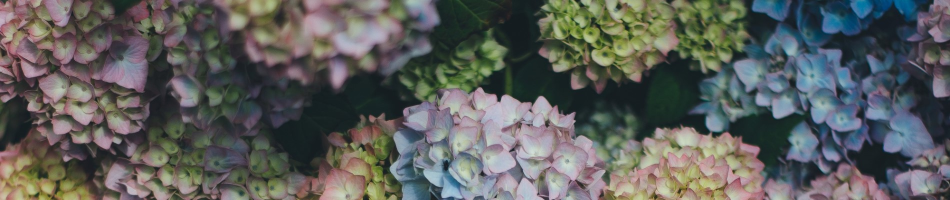
#> input picture invasive.jpg, 1900 x 400 px, given as the content of the folder ve_species_monitoring/test/original/testable/image_size_224/, which was not available (shown at 1/2 size)
$ python test_image_augmentation.py   (Python 2 division)
#> lines starting #> are read from the running program, lines starting #| are printed output that depends on the picture; pictures that were not available may be replaced by others from this repository, and a replacement may not be noted
#!/usr/local/miniconda2/bin/python
# _*_ coding: utf-8 _*_

"""
@author: MarkLiu
@time  : 17-7-27 上午11:18
"""
import os
import sys

module_path = os.path.abspath(os.path.join('..'))
sys.path.append(module_path)

import cv2
from tqdm import tqdm
import numpy as np
from conf.configure import Configure


def aug_test_image(src_img_dir, dest_img_dir):
    image_names = os.listdir(src_img_dir)

    if not os.path.exists(dest_img_dir):
        os.mkdir(dest_img_dir)

    for i in tqdm(range(len(image_names))):
        image_name = image_names[i]
        if 'image_augmentation' in image_name:
            continue

        img = cv2.imread(src_img_dir + image_name)
#> img is the input picture: shape (400, 1900, 3); mean B, G, R 91.3, 94, 92.2

        # save primary image
        save_path = dest_img_dir + image_name
        cv2.imwrite(save_path, img)

        rows, cols = img.shape[:2]
#> rows = 400; cols = 1900

        # 水平垂直移动
        h = np.random.randint(1, 50)
        w = np.random.randint(1, 50)
        H = np.float32([[1, 0, h], [0, 1, w]])
        res = cv2.warpAffine(img, H, (rows, cols))  # 需要图像、变换矩阵、变换后的大小
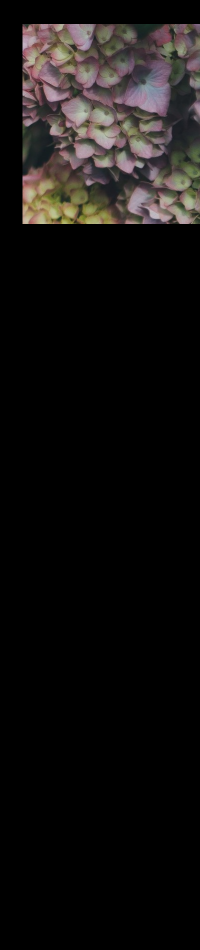
#> res: shape (1900, 400, 3) (shown at 1/2 size); mean B, G, R 16, 17, 19.2
        save_path = dest_img_dir + 'aug_translate_{}_{}_'.format(h, w) + image_name
        cv2.imwrite(save_path, res)

        # 旋转
        rotate = np.random.randint(1, 359)
        M = cv2.getRotationMatrix2D((cols / 2, rows / 2), rotate, 1)
        res = cv2.warpAffine(img, M, (rows, cols))
#> res: shape (1900, 400, 3); every value is 0
        save_path = dest_img_dir + 'aug_rotate_{}'.format(rotate) \
                    + '_' + image_name
        cv2.imwrite(save_path, res)

        # 旋转
        rotate = np.random.randint(1, 359)
        M = cv2.getRotationMatrix2D((cols / 2, rows / 2), rotate, 1)
        res = cv2.warpAffine(img, M, (rows, cols))
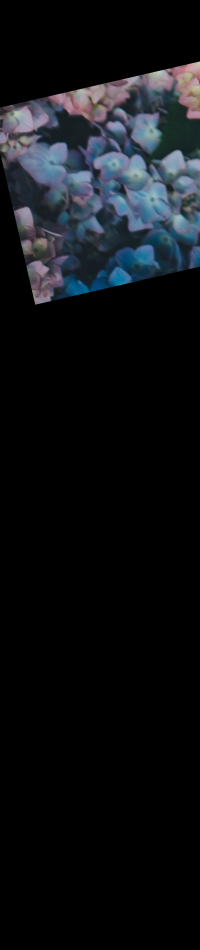
#> res: shape (1900, 400, 3) (shown at 1/2 size); mean B, G, R 20.3, 17.2, 14.9
        save_path = dest_img_dir + 'aug_rotate_{}'.format(rotate) \
                    + '_' + image_name
        cv2.imwrite(save_path, res)

        # 图像水平翻转
        res = cv2.flip(img, 1)
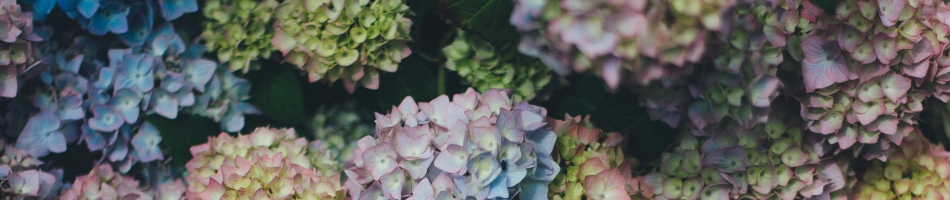
#> res: shape (400, 1900, 3) (shown at 1/2 size); mean B, G, R 91.3, 94, 92.2
        save_path = dest_img_dir + 'aug_flip_horizontal_' + image_name
        cv2.imwrite(save_path, res)

        # 图像垂直翻转
        res = cv2.flip(img, 0)
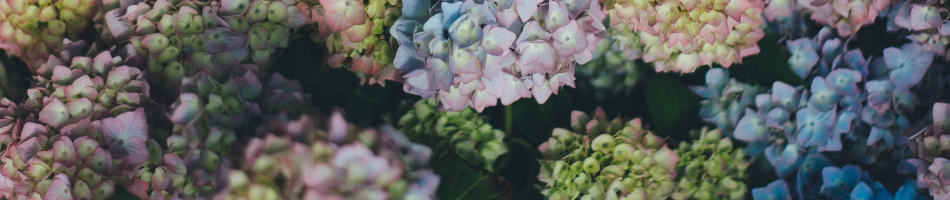
#> res: shape (400, 1900, 3) (shown at 1/2 size); mean B, G, R 91.3, 94, 92.2
        save_path = dest_img_dir + 'aug_flip_vertical_' + image_name
        cv2.imwrite(save_path, res)

def do_aug_test_image(image_size):
    print 'augment test images...'
    src_path = Configure.testable_test_img_path.format(image_size)
    dest_img_dir = src_path + 'image_augmentation/'
    aug_test_image(src_path, dest_img_dir)
    print 'generated {} test images'.format(len(os.listdir(dest_img_dir)))


def main():
    do_aug_test_image(224)


if __name__ == '__main__':
    main()
